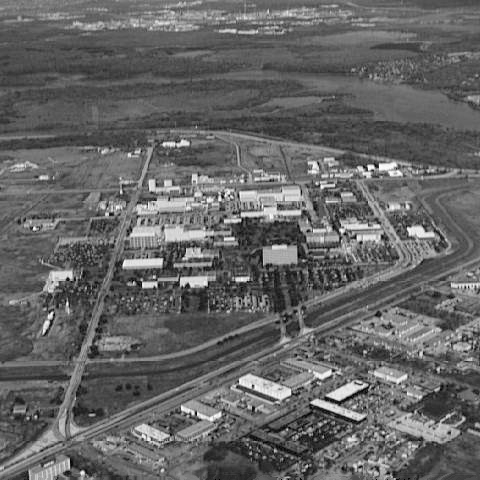
#> input picture HW1/aerial_view.tif, 480 x 480 px
$ python hw3_1_2.py
#> lines starting #> are read from the running program, lines starting #| are printed output that depends on the picture
import cv2
from matplotlib import pyplot as plt

img = cv2.imread("aerial_view.tif")
#> img is the input picture: shape (480, 480, 3); min 0, max 254, mean 101.2

# Note: When performing histogram equalization with OpenCV,
# we must supply a grayscale/single-channel image.
gray = cv2.cvtColor(img, cv2.COLOR_BGR2GRAY)
equalized_img = cv2.equalizeHist(gray)
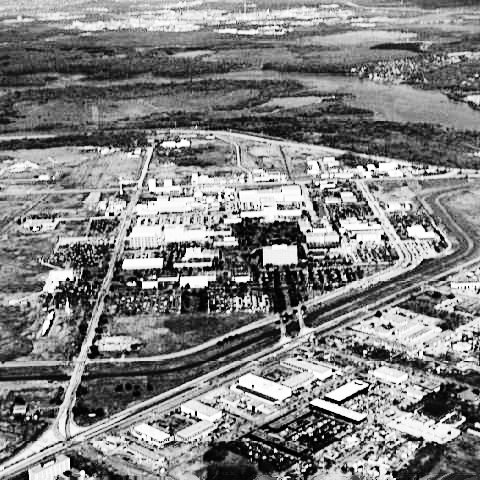
#> equalized_img: shape (480, 480); min 0, max 255, mean 128.7

# calculate histogram
hist = cv2.calcHist([gray], [0], None, [256], [0, 256])
#> hist = 256 values, max 3749 at index 83, min 0 at index 1, mean 900
equalized_hist = cv2.calcHist([equalized_img], [0], None, [256], [0, 256])
#> equalized_hist = 256 values, max 3749 at index 88, min 0 at index 13, mean 900

# plot result
fig, axs =  plt.subplots(nrows=2, ncols=2)
plt.subplot(221), plt.imshow(cv2.cvtColor(img, cv2.COLOR_BGR2RGB)), plt.axis("off")
plt.subplot(222), plt.imshow(cv2.cvtColor(equalized_img, cv2.COLOR_BGR2RGB)), plt.axis("off")
axs[1, 0].plot(hist)
axs[1, 1].plot(equalized_hist)

axs[0, 0].set_ylabel('graph')
axs[1, 0].set_ylabel('histogram')

axs[0, 0].set_title("before histogram equlization", fontsize=10)
axs[0, 1].set_title("after histogram equlization", fontsize=10)

plt.tight_layout()
plt.show()
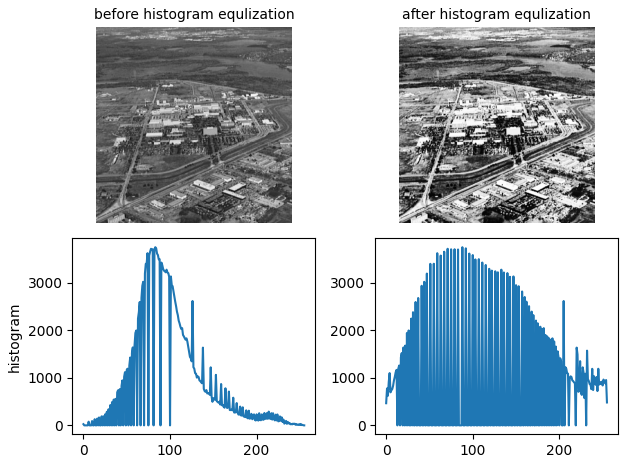
#> figure drawn by matplotlib, 4 panels; panel 3: curve peaks at x = 83, y = 3749; panel 4: curve peaks at x = 88, y = 3749
